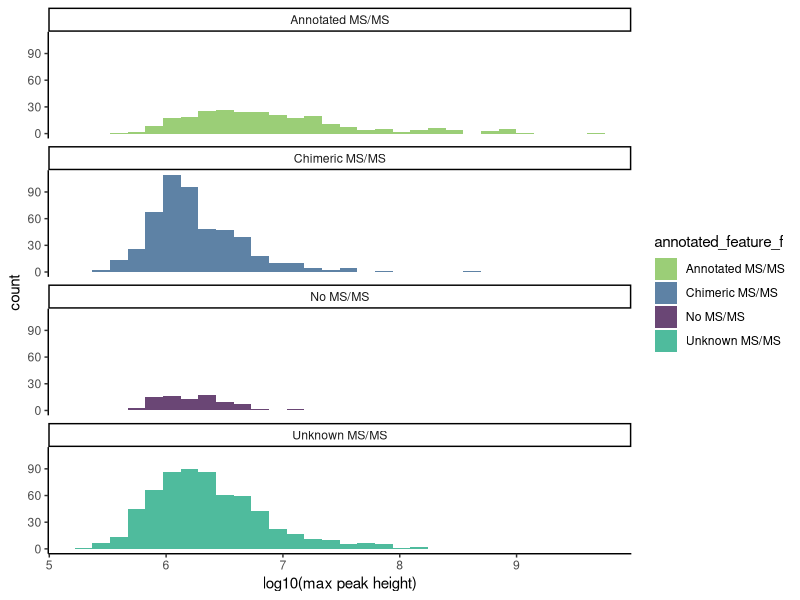

This figure's R source:


required_packages <- c("ggplot2", "data.table")

for (package in required_packages) {
  if (!require(package, character.only = TRUE)) {
    install.packages(package)
  }
}

library(ggplot2)
library(data.table)


dt_plot = fread("./data/FeatureMapHistograms.tsv")


p_hist = 
ggplot(dt_plot, aes(x = log10(max_area), fill = annotated_feature_f)) +
  theme_classic() +
  geom_histogram(position = 'stack', bins = 30) +
  xlab('log10(max peak height)') +
  facet_wrap(~annotated_feature_f, ncol = 1, scales = 'fixed') +
  scale_fill_manual(values = c(
    "No MS/MS" = "#6A4675",        
    "Chimeric MS/MS" = "#5E82A5",  
    "Unknown MS/MS" = "#4FBB9D",   
    "Annotated MS/MS" = "#9BCE77"  
  )) 

ggsave(p_hist, filename = './figures/Figure_2c.pdf', width = 12, height = 12, units = 'cm')
